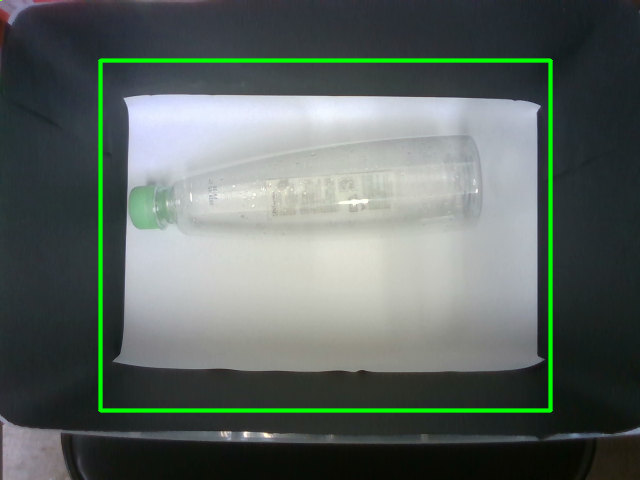
#> input picture src/getcalue/src/background_subtraction/Image_1.png, 640 x 480 px, found by its file name
$ python background_subtraction.py
#> lines starting #> are read from the running program, lines starting #| are printed output that depends on the picture
#!/usr/bin/env python3
# -*- coding: utf-8 -*-
import sys
sys.path.insert(1, "/home/luca/.local/lib/python3.5/site-packages/")
sys.path.insert(0, "/opt/installer/open_cv/cv_bridge/lib/python3/dist-packages/")
import cv2

import numpy as np
ph1 = "/home/luca/Documents/realsense_ws/src/getcalue/src/Image_1.png"
ph2 = "/home/luca/Documents/realsense_ws/src/getcalue/src/Image_2.png"

threshod= 20

img = cv2.imread(ph2,3)
s1 = cv2.imread(ph1,0)
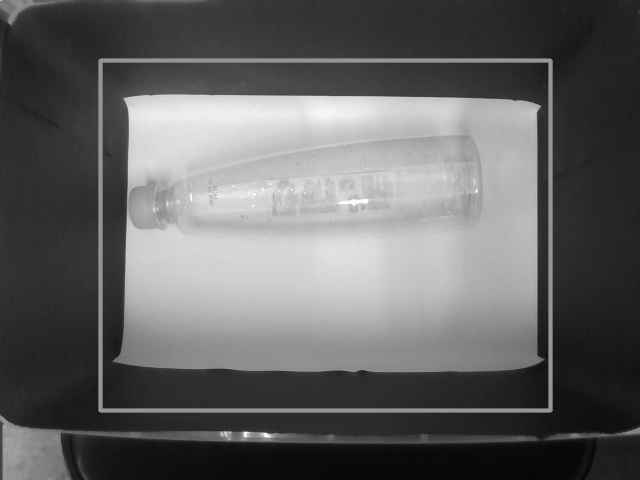
#> s1: shape (480, 640); min 5, max 254, mean 98.2
s2 = cv2.imread(ph2,0)

emptyimg = np.zeros(s1.shape,np.uint8)
#fgbg = cv2.BackgroundSubtractorMOG()

def pic_sub(dest,s1,s2,img):
    for x in range(dest.shape[0]):
        for y in range(dest.shape[1]):
            if(s2[x,y] > s1[x,y]):
                dest[x,y] = s2[x,y] - s1[x,y]
            else:
                dest[x,y] = s1[x,y] - s2[x,y]

            if(dest[x,y] < threshod):
                img[x,y] = 255
                dest[x,y] = 0
            else:
                dest[x,y] = 255
#> dest: shape (480, 640); every value is 0

#> (the run stopped early here; a loop or call above may not have finished)
